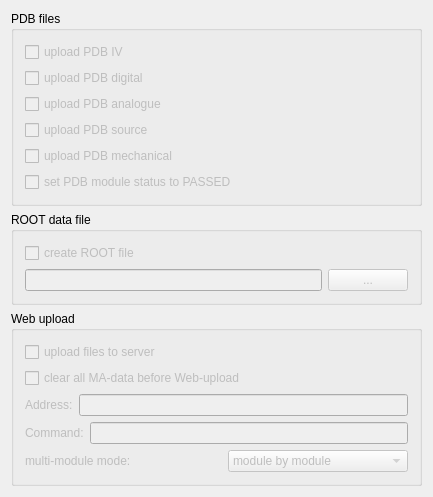
       <widget class="QWidget" name="tab4" >
        <attribute name="title" >
         <string>Upload</string>
        </attribute>
        <layout class="QVBoxLayout" >
         <item>
          <layout class="QVBoxLayout" >
           <item>
            <widget class="Q3GroupBox" name="PDBJavaBox" >
             <property name="title" >
              <string>PDB files</string>
             </property>
             <layout class="QVBoxLayout" >
              <property name="spacing" >
               <number>6</number>
              </property>
              <property name="margin" >
               <number>11</number>
              </property>
              <item>
               <layout class="QVBoxLayout" >
                <item>
                 <widget class="QCheckBox" name="IVcheckBox" >
                  <property name="enabled" >
                   <bool>false</bool>
                  </property>
                  <property name="text" >
                   <string>upload PDB IV</string>
                  </property>
                 </widget>
                </item>
                <item>
                 <widget class="QCheckBox" name="DIGcheckBox" >
                  <property name="enabled" >
                   <bool>false</bool>
                  </property>
                  <property name="text" >
                   <string>upload PDB digital</string>
                  </property>
                 </widget>
                </item>
                <item>
                 <widget class="QCheckBox" name="ANAcheckBox" >
                  <property name="enabled" >
                   <bool>false</bool>
                  </property>
                  <property name="text" >
                   <string>upload PDB analogue</string>
                  </property>
                 </widget>
                </item>
                <item>
                 <widget class="QCheckBox" name="SRCcheckBox" >
                  <property name="enabled" >
                   <bool>false</bool>
                  </property>
                  <property name="text" >
                   <string>upload PDB source</string>
                  </property>
                 </widget>
                </item>
                <item>
                 <widget class="QCheckBox" name="MECHcheckBox" >
                  <property name="enabled" >
                   <bool>false</bool>
                  </property>
                  <property name="text" >
                   <string>upload PDB mechanical</string>
                  </property>
                 </widget>
                </item>
                <item>
                 <widget class="QCheckBox" name="PASScheckBox" >
                  <property name="enabled" >
                   <bool>false</bool>
                  </property>
                  <property name="text" >
                   <string>set PDB module status to PASSED</string>
                  </property>
                 </widget>
                </item>
               </layout>
              </item>
             </layout>
            </widget>
           </item>
           <item>
            <widget class="Q3GroupBox" name="GroupBox6" >
             <property name="title" >
              <string>ROOT data file</string>
             </property>
             <layout class="QHBoxLayout" >
              <property name="spacing" >
               <number>6</number>
              </property>
              <property name="margin" >
               <number>11</number>
              </property>
              <item>
               <layout class="QVBoxLayout" >
                <property name="spacing" >
                 <number>6</number>
                </property>
                <property name="margin" >
                 <number>0</number>
                </property>
                <item>
                 <widget class="QCheckBox" name="ROOTcheckBox" >
                  <property name="enabled" >
                   <bool>false</bool>
                  </property>
                  <property name="text" >
                   <string>create ROOT file</string>
                  </property>
                 </widget>
                </item>
                <item>
                 <layout class="QHBoxLayout" >
                  <property name="spacing" >
                   <number>6</number>
                  </property>
                  <property name="margin" >
                   <number>0</number>
                  </property>
                  <item>
                   <widget class="QLineEdit" name="ROOTFile" >
                    <property name="enabled" >
                     <bool>false</bool>
                    </property>
                   </widget>
                  </item>
                  <item>
                   <widget class="QPushButton" name="BrowseRoot" >
                    <property name="enabled" >
                     <bool>false</bool>
                    </property>
                    <property name="text" >
                     <string>...</string>
                    </property>
                   </widget>
                  </item>
                 </layout>
                </item>
               </layout>
              </item>
             </layout>
            </widget>
           </item>
           <item>
            <widget class="Q3GroupBox" name="groupBoxWWW" >
             <property name="title" >
              <string>Web upload</string>
             </property>
             <layout class="QHBoxLayout" >
              <property name="spacing" >
               <number>6</number>
              </property>
              <property name="margin" >
               <number>11</number>
              </property>
              <item>
               <layout class="QVBoxLayout" >
                <item>
                 <widget class="QCheckBox" name="WWWcheckBox" >
                  <property name="enabled" >
                   <bool>false</bool>
                  </property>
                  <property name="text" >
                   <string>upload files to server</string>
                  </property>
                 </widget>
                </item>
                <item>
                 <widget class="QCheckBox" name="WWWclearBefore" >
                  <property name="enabled" >
                   <bool>false</bool>
                  </property>
                  <property name="text" >
                   <string>clear all MA-data before Web-upload</string>
                  </property>
                 </widget>
                </item>
                <item>
                 <layout class="QHBoxLayout" >
                  <property name="spacing" >
                   <number>6</number>
                  </property>
                  <property name="margin" >
                   <number>0</number>
                  </property>
                  <item>
                   <widget class="QLabel" name="TextLabel1" >
                    <property name="enabled" >
                     <bool>false</bool>
                    </property>
                    <property name="text" >
                     <string>Address:</string>
                    </property>
                    <property name="wordWrap" >
                     <bool>false</bool>
                    </property>
                   </widget>
                  </item>
                  <item>
                   <widget class="QLineEdit" name="WebserverName" >
                    <property name="enabled" >
                     <bool>false</bool>
                    </property>
                   </widget>
                  </item>
                 </layout>
                </item>
                <item>
                 <layout class="QHBoxLayout" >
                  <property name="spacing" >
                   <number>6</number>
                  </property>
                  <property name="margin" >
                   <number>0</number>
                  </property>
                  <item>
                   <widget class="QLabel" name="TextLabel1_2" >
                    <property name="enabled" >
                     <bool>false</bool>
                    </property>
                    <property name="text" >
                     <string>Command:</string>
                    </property>
                    <property name="wordWrap" >
                     <bool>false</bool>
                    </property>
                   </widget>
                  </item>
                  <item>
                   <widget class="QLineEdit" name="WebserverCmd" >
                    <property name="enabled" >
                     <bool>false</bool>
                    </property>
                   </widget>
                  </item>
                 </layout>
                </item>
                <item>
                 <layout class="QHBoxLayout" >
                  <item>
                   <widget class="QLabel" name="multiModeLabel" >
                    <property name="enabled" >
                     <bool>false</bool>
                    </property>
                    <property name="text" >
                     <string>multi-module mode:</string>
                    </property>
                    <property name="wordWrap" >
                     <bool>false</bool>
                    </property>
                   </widget>
                  </item>
                  <item>
                   <spacer name="spacer73" >
                    <property name="orientation" >
                     <enum>Qt::Horizontal</enum>
                    </property>
                    <property name="sizeType" >
                     <enum>QSizePolicy::Expanding</enum>
                    </property>
                    <property name="sizeHint" stdset="0" >
                     <size>
                      <width>91</width>
                      <height>21</height>
                     </size>
                    </property>
                   </spacer>
                  </item>
                  <item>
                   <widget class="QComboBox" name="webUploadMode" >
                    <property name="enabled" >
                     <bool>false</bool>
                    </property>
                    <property name="minimumSize" >
                     <size>
                      <width>180</width>
                      <height>0</height>
                     </size>
                    </property>
                    <item>
                     <property name="text" >
                      <string>module by module</string>
                     </property>
                    </item>
                    <item>
                     <property name="text" >
                      <string>all modules at the end</string>
                     </property>
                    </item>
                    <item>
                     <property name="text" >
                      <string>single command at the end</string>
                     </property>
                    </item>
                   </widget>
                  </item>
                 </layout>
                </item>
               </layout>
              </item>
             </layout>
            </widget>
           </item>
          </layout>
         </item>
        </layout>
       </widget>
